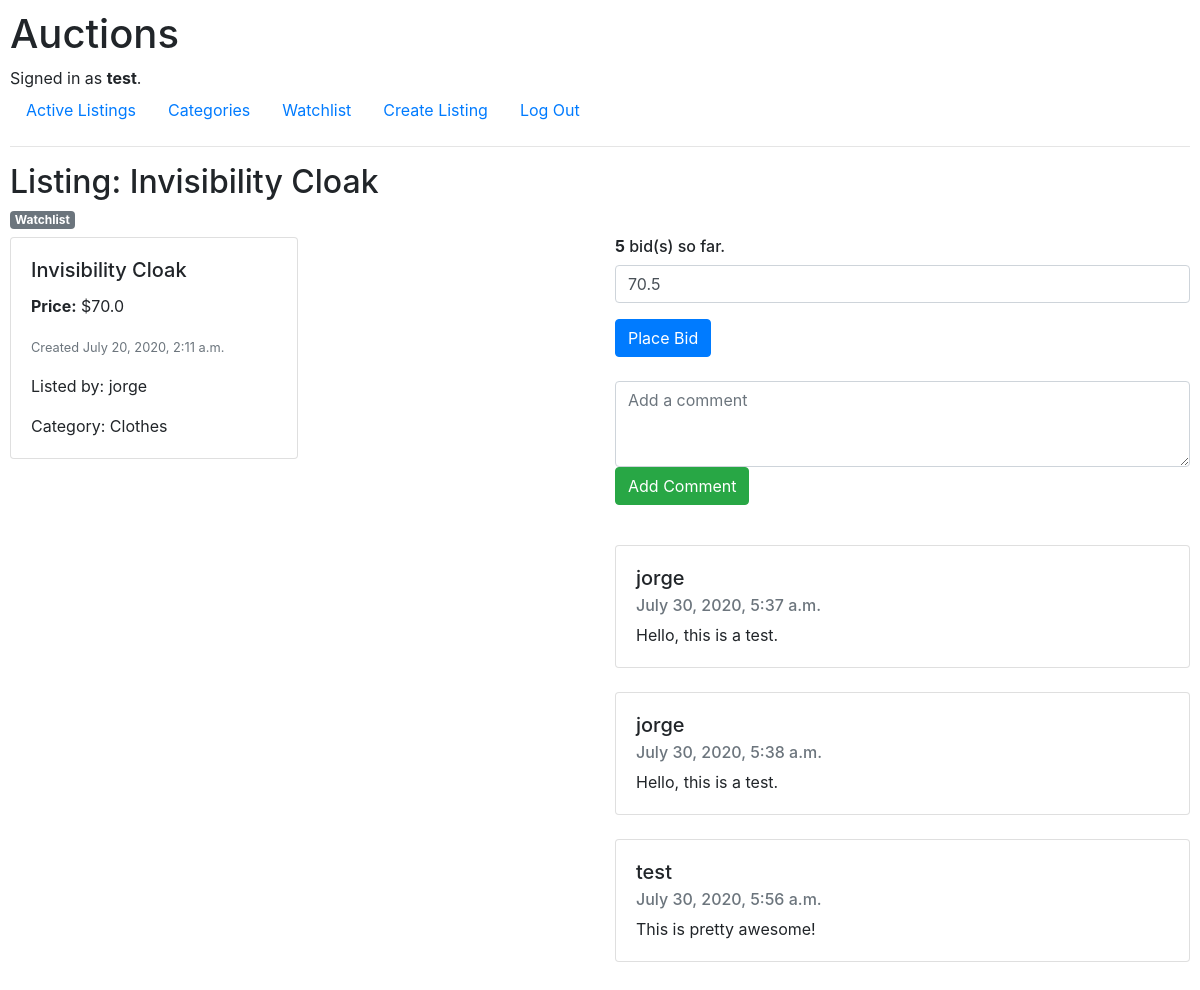
Page /listings/4 (signed in) on the committed database.
### auctions/models.py (models this page shows)
class User(AbstractUser):
    pass

class Listing(models.Model):
    title = models.CharField(max_length=64)
    starting_bid = models.FloatField()
    description = models.CharField(max_length=256, blank=True)
    date_created = models.DateTimeField(auto_now_add=True)
    image = models.CharField(max_length=2550, blank=True)
    category = models.CharField(max_length=64, blank=True)
    listed_by = models.ForeignKey(User, on_delete=models.CASCADE)
    is_active = models.BooleanField(default=True)

class Bid(models.Model):
    listing = models.ForeignKey(Listing, on_delete=models.CASCADE, related_name="bids")
    bid = models.FloatField()
    listed_by = models.ForeignKey(User, on_delete=models.CASCADE)

class Comment(models.Model):
    listing = models.ForeignKey(Listing, on_delete=models.CASCADE, related_name="comments")
    comment = models.CharField(max_length=512)
    user = models.ForeignKey(User, on_delete=models.CASCADE)
    date_added = models.DateTimeField(auto_now_add=True)

### auctions/views.py (the view, shortened to what this page needs)
# urls.py: path("listings/<int:listing_id>", views.listings, name="listings"),
def listings(request, listing_id):
    listing = Listing.objects.get(id=listing_id)
    current_bid = listing.starting_bid
    if (len(listing.bids.all()) > 0):
        current_bid = max([i.bid for i in listing.bids.all()])
    return render(request, "auctions/listing.html", {
        "listing": listing,
        "bids_count": listing.bids.count(),
        "current_bid": current_bid,
        "comments": listing.comments.all()
    })

### auctions/templates/auctions/listing.html (shortened to what this page needs)
{% extends "auctions/layout.html" %}
{% block body %}
    <h2>Listing: {{ listing.title }}</h2>
    <h6><a class="badge badge-secondary" href="{% url 'watchlist' listing.id %}">Watchlist</a></h6>
    <div class="row">
        <div class="col">
            <div class="card" style="width: 50%;">
                <div class="card-body">
                    <h5 class="card-title"> {{ listing.title }} </h5>
                    <p class="card-text"> <b>Price:</b> ${{ listing.starting_bid }} </p>
                    <p class="card-text"><small class="text-muted">Created {{ listing.date_created }} </small></p>
                    <p class="card-text">Listed by: {{ listing.listed_by }}</p>
                    <p class="card-text">Category: {{ listing.category }}</p>
                </div>
            </div>
        </div>
        <div class="col">
          <h6><b>{{ bids_count }}</b> bid(s) so far.</h6>
          <form action="{% url 'bid' listing.id %}" method="post">
              <div class="form-group">
                  <input class="form-control" type="number" step="0.01" value="{{ current_bid }}" name="bid" placeholder="Bid">
              </div>
              <button type="submit" class="btn btn-primary">Place Bid</button>
          </form>
          <br>
          <form action="{% url 'comment' listing.id %}" method="post">
              <div class="form-group">
                  <textarea class="form-control" rows="3" name="comment" placeholder="Add a comment"></textarea>
                  <button type="submit" class="btn btn-success">Add Comment</button>
              </div>
          </form>
          <br>
          {% for comment in comments %}
          <div class="card">
              <div class="card-body">
                  <h5 class="card-title">{{comment.user}}</h5>
                  <h6 class="card-subtitle mb-2 text-muted">{{comment.date_added}}</h6>
                  <p class="card-text">{{comment.comment}}</p>
              </div>
          </div>
          <br>
          {% endfor %}
        </div>
    </div>
{% endblock %}

### auctions/templates/auctions/layout.html (shortened to what this page needs)
{% load static %}
<!DOCTYPE html>
<html lang="en">
    <head>
        <link rel="stylesheet" href="https://stackpath.bootstrapcdn.com/bootstrap/4.5.0/css/bootstrap.min.css">
        <link href="{% static 'auctions/styles.css' %}" rel="stylesheet">
    </head>
    <body>
        <h1>Auctions</h1>
        <div>
            {% if user.is_authenticated %}
                Signed in as <strong>{{ user.username }}</strong>.
            {% else %}
                Not signed in.
            {% endif %}
        </div>
        <ul class="nav">
            <li class="nav-item">
                <a class="nav-link" href="{% url 'index' %}">Active Listings</a>
            </li>
            <li class="nav-item">
                <a class="nav-link" href="{% url 'categories' %}">Categories</a>
            </li>
            <li class="nav-item">
                <a class="nav-link" href="{% url 'seewatchlist' %}">Watchlist</a>
            </li>
            <li class="nav-item">
                <a class="nav-link" href="{% url 'createlisting' %}">Create Listing</a>
            </li>
            {% if user.is_authenticated %}
                <li class="nav-item">
                    <a class="nav-link" href="{% url 'logout' %}">Log Out</a>
                </li>
            {% endif %}
        </ul>
        <hr>
        {% block body %}
        {% endblock %}
    </body>
</html>

### auctions/static/auctions/styles.css (style rules this page uses)
body { padding: 10px; }
.card { width: 100%; }

### rows in the picture
User: username "test"
Listing: title "Invisibility Cloak", starting_bid "70.0", date_created "July 20, 2020, 2:11 a.m.", listed_by "jorge", category "Clothes"
Bid: bid "70.5"
Comment: user "jorge", date_added "July 30, 2020, 5:37 a.m.", comment "Hello, this is a test."
Comment: user "jorge", date_added "July 30, 2020, 5:38 a.m.", comment "Hello, this is a test."
Comment: user "test", date_added "July 30, 2020, 5:56 a.m.", comment "This is pretty awesome!"

### other values in the picture
{{ bids_count }} "5"
